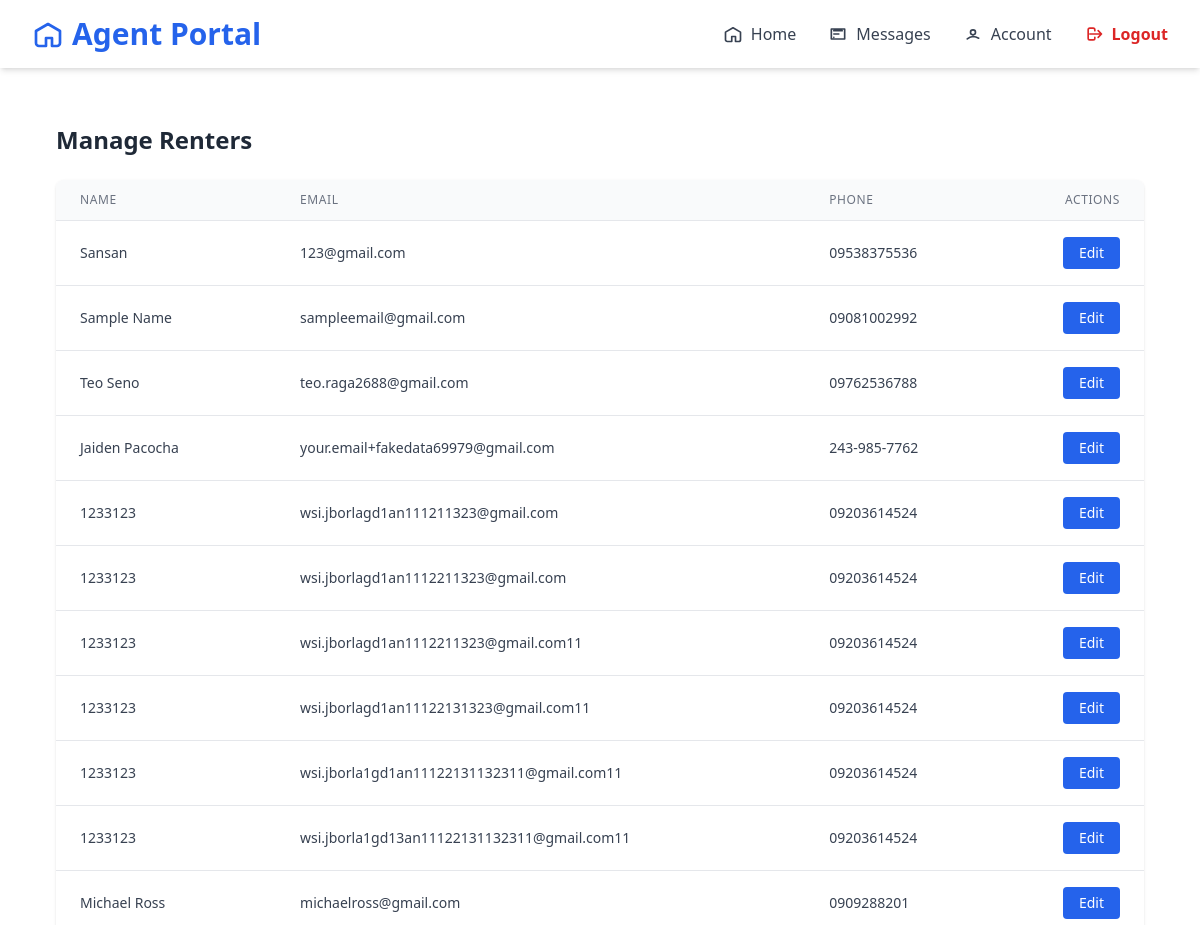
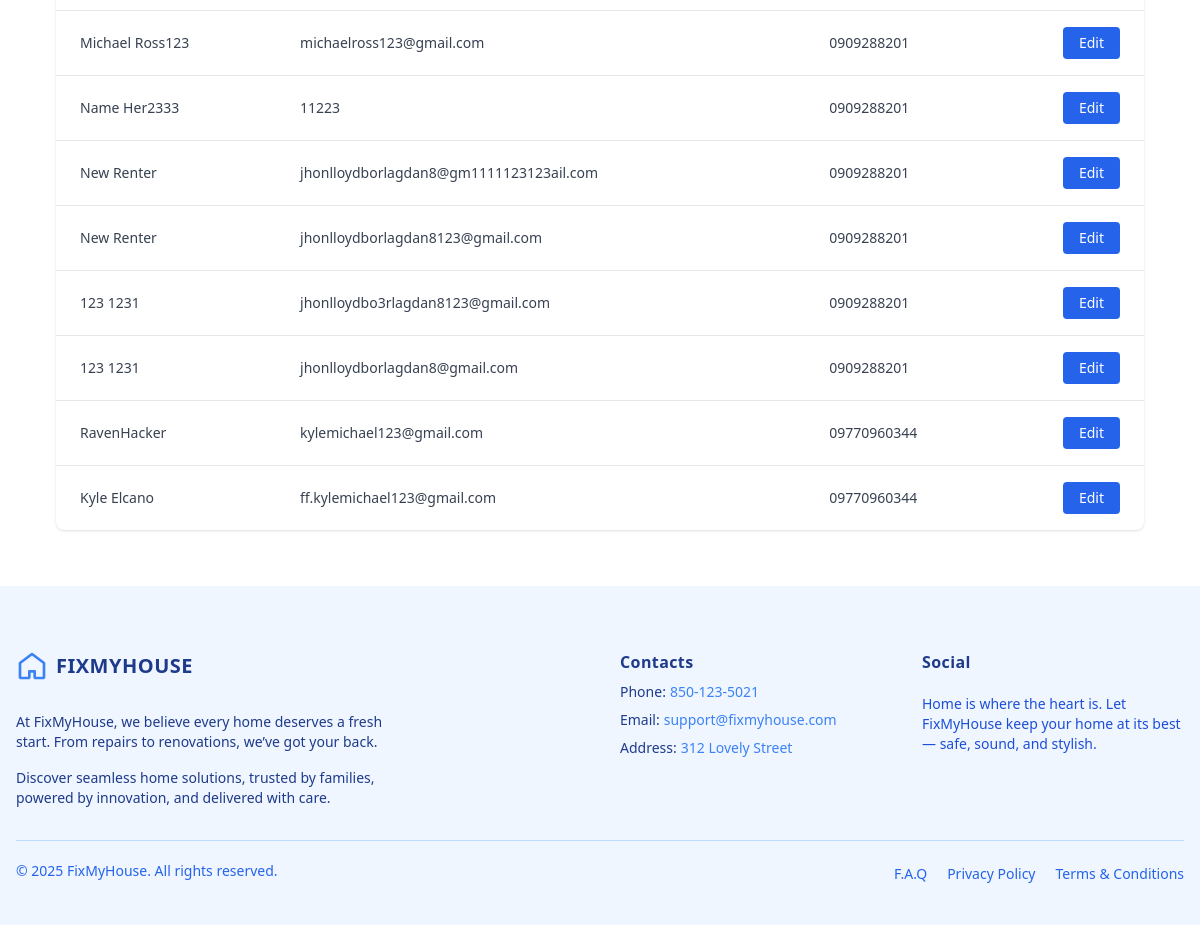
The page /agent/renters/ (signed in) on the database its author committed (2 pictures, top to bottom).
### renter/models/renter.py (models this page shows, shortened)
class Renter(models.Model):
    user = models.OneToOneField(User, on_delete=models.CASCADE,null=True)
    name = models.CharField(max_length=255)
    email = models.EmailField(unique=True)
    phone = models.CharField(max_length=20)
    password = models.CharField(max_length=128)  # store hashed password (later)
    gender = models.CharField(max_length=10, blank=True, null=True)
    date_of_birth = models.DateField(blank=True, null=True)
    company_name = models.CharField(max_length=255, blank=True, null=True)
    contact_person = models.CharField(max_length=255, blank=True, null=True)
    contact_person_email = models.EmailField(blank=True, null=True)
    contact_phone = models.CharField(max_length=20, blank=True, null=True)
    state = models.CharField(max_length=100, blank=True, null=True)
    city = models.CharField(max_length=100, blank=True, null=True)
    zip_code = models.CharField(max_length=20, blank=True, null=True)
    company_address_line1 = models.CharField(max_length=255, blank=True, null=True)
    company_address_line2 = models.CharField(max_length=255, blank=True, null=True)
    company_postal_code = models.CharField(max_length=20, blank=True, null=True)
    upload_option = models.CharField(max_length=50, blank=True, null=True)  # 'manual' or 'report'
    property_image = models.ImageField(upload_to='property_images/', blank=True, null=True)
    floor_count = models.PositiveIntegerField(blank=True, null=True)
    room_count = models.PositiveIntegerField(blank=True, null=True)
    rooms = models.JSONField(blank=True, null=True)  # example: [{"type": "Bedroom"}, {"type": "Kitchen"}]
    address_line1 = models.CharField(max_length=255, blank=True, null=True)
    address_line2 = models.CharField(max_length=255, blank=True, null=True)
    house_state = models.CharField(max_length=100, blank=True, null=True)
    house_city = models.CharField(max_length=100, blank=True, null=True)
    house_zip = models.CharField(max_length=20, blank=True, null=True)

### agent/views.py (the view)
# urls.py: path('renters/', views.RenterListView.as_view(), name='manage_renters'),
@method_decorator(login_required, name='dispatch')
class RenterListView(ListView):
    model = Renter
    template_name = 'components/home/manageRenters.html'  # you’ll create this
    context_object_name = 'renters'

### agent/templates/components/home/manageRenters.html (shortened to what this page needs)
{% extends "baseAgent.html" %}
{% load widget_tweaks %}
{% block content %}
{% include 'components/home/navigatorBaseAgent.html' %}
<div class="max-w-7xl px-4 sm:px-6 lg:px-8 py-8 m-6">
    <h2 class="text-2xl font-bold text-gray-800 mb-6">Manage Renters</h2>
    <div class="overflow-x-auto bg-white shadow rounded-lg">
        <table class="min-w-full divide-y divide-gray-200">
            <thead class="bg-gray-50">
                <tr>
                    <th scope="col" class="px-6 py-3 text-left text-xs font-medium text-gray-500 uppercase tracking-wider">Name</th>
                    <th scope="col" class="px-6 py-3 text-left text-xs font-medium text-gray-500 uppercase tracking-wider">Email</th>
                    <th scope="col" class="px-6 py-3 text-left text-xs font-medium text-gray-500 uppercase tracking-wider">Phone</th>
                    <th scope="col" class="px-6 py-3 text-right text-xs font-medium text-gray-500 uppercase tracking-wider">Actions</th>
                </tr>
            </thead>
            <tbody class="divide-y divide-gray-200 text-sm text-gray-700">
                {% for renter in renters %}
                <tr class="hover:bg-gray-50 transition duration-150">
                    <td class="px-6 py-4 whitespace-nowrap">{{ renter.name }}</td>
                    <td class="px-6 py-4 whitespace-nowrap">{{ renter.email }}</td>
                    <td class="px-6 py-4 whitespace-nowrap">{{ renter.phone }}</td>
                    <td class="px-6 py-4 whitespace-nowrap text-right">
                        <a href="{% url 'edit_renter' renter.id %}"
                            class="inline-flex items-center px-4 py-1.5 text-sm font-medium text-white bg-blue-600 rounded hover:bg-blue-700 focus:outline-none">
                            Edit
                        </a>
                    </td>
                </tr>
                {% empty %}
                <tr>
                    <td colspan="4" class="px-6 py-4 text-center text-gray-500">No renters found.</td>
                </tr>
                {% endfor %}
            </tbody>
        </table>
    </div>
</div>
{% include 'components/footerAgent.html' %}
{% endblock %}

### rows shown on the page
Renter: name "Sansan", email "123@gmail.com", phone "09538375536"
Renter: name "Sample Name", email "sampleemail@gmail.com", phone "09081002992"
Renter: name "Teo Seno", email "teo.raga2688@gmail.com", phone "09762536788"
Renter: name "Jaiden Pacocha", email "your.email+fakedata69979@gmail.com", phone "243-985-7762"
Renter: name "1233123", email "wsi.jborlagd1an111211323@gmail.com", phone "09203614524"
Renter: name "1233123", email "wsi.jborlagd1an1112211323@gmail.com", phone "09203614524"
Renter: name "1233123", email "wsi.jborlagd1an1112211323@gmail.com11", phone "09203614524"
Renter: name "1233123", email "wsi.jborlagd1an11122131323@gmail.com11", phone "09203614524"
Renter: name "1233123", email "wsi.jborla1gd1an11122131132311@gmail.com11", phone "09203614524"
Renter: name "1233123", email "wsi.jborla1gd13an11122131132311@gmail.com11", phone "09203614524"
Renter: name "Michael Ross", email "michaelross@gmail.com", phone "0909288201"
Renter: name "Michael Ross123", email "michaelross123@gmail.com", phone "0909288201"
Renter: name "Name Her2333", email "11223", phone "0909288201"
Renter: name "New Renter", email "jhonlloydborlagdan8@gm1111123123ail.com", phone "0909288201"
Renter: name "New Renter", email "jhonlloydborlagdan8123@gmail.com", phone "0909288201"
Renter: name "123 1231", email "jhonlloydbo3rlagdan8123@gmail.com", phone "0909288201"
Renter: name "123 1231", email "jhonlloydborlagdan8@gmail.com", phone "0909288201"
Renter: name "RavenHacker", email "kylemichael123@gmail.com", phone "09770960344"
Renter: name "Kyle Elcano", email "ff.kylemichael123@gmail.com", phone "09770960344"
